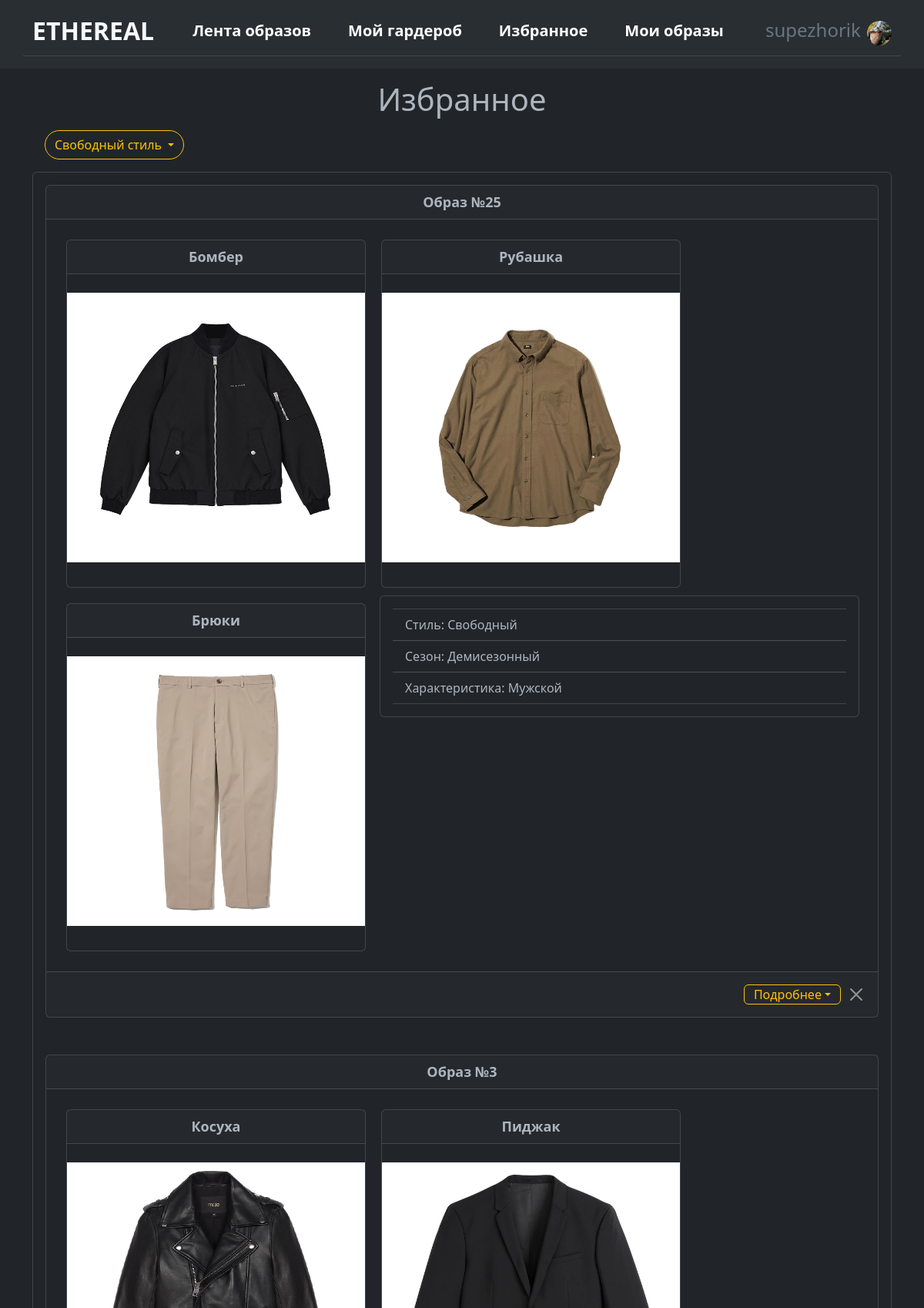
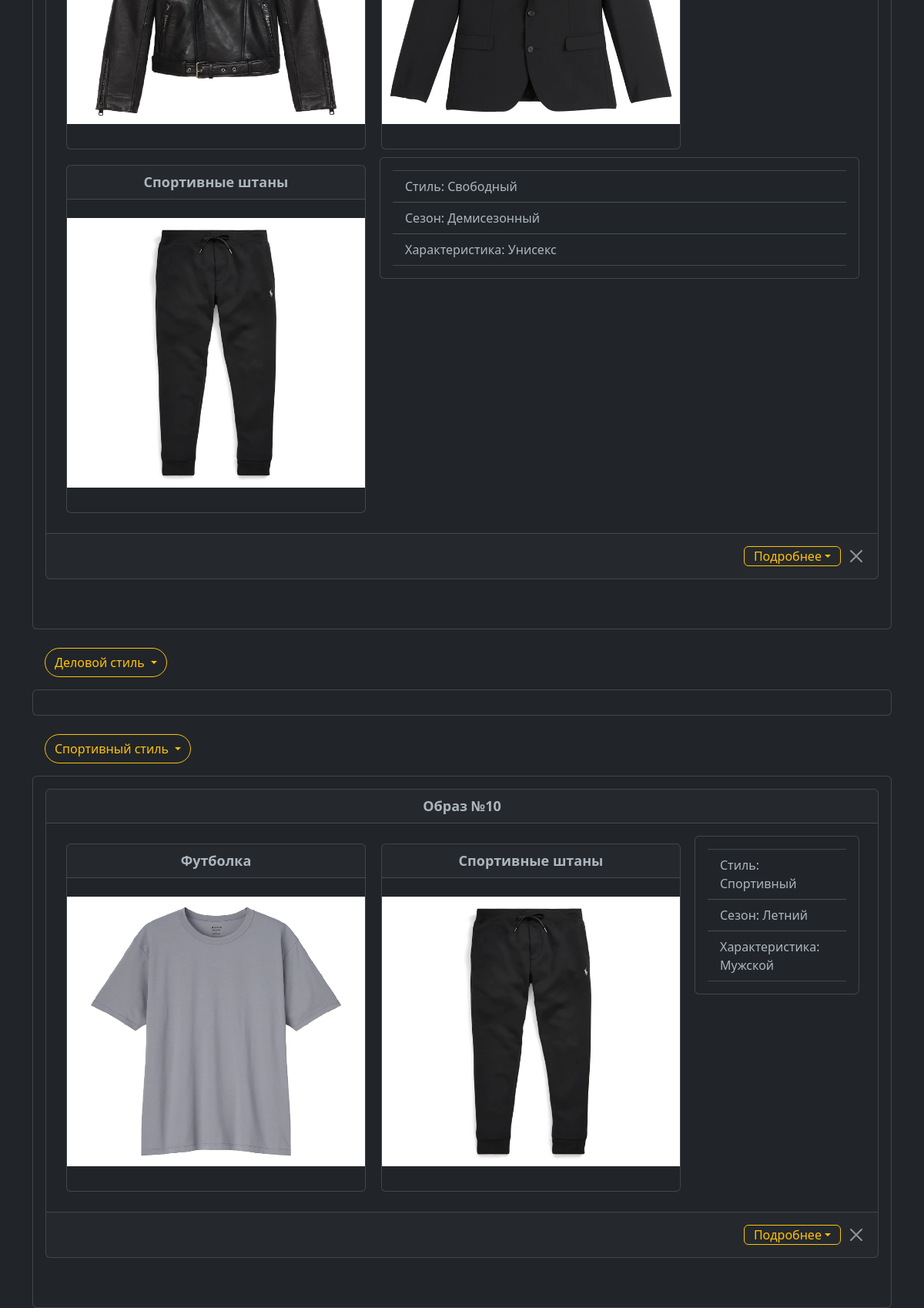
Page /favourite (signed in) on the committed database (2 pictures, top to bottom).
### data/users.py (models this page shows, shortened)
class Users(SqlAlchemyBase, UserMixin):
    __tablename__ = 'users'
    id = sqlalchemy.Column(sqlalchemy.Integer, primary_key=True, autoincrement=True)
    sex = sqlalchemy.Column(sqlalchemy.Integer, sqlalchemy.ForeignKey("sex.id"))
    nickname = sqlalchemy.Column(sqlalchemy.String)
    email = sqlalchemy.Column(sqlalchemy.String, index=True, unique=True)
    hashed_password = sqlalchemy.Column(sqlalchemy.String)
    image = sqlalchemy.Column(sqlalchemy.String, nullable=True)
    sex_ = orm.relationship("Sex", backref="users")
    favourite_looks = orm.relationship("Looks",
                             secondary="user_to_favourite_looks",
                             backref="user_looks")
    favourite_custom_looks = orm.relationship("CustomLooks",
                             secondary="user_to_favourite_custom_looks",
                             backref="user_custom")
    clothes = orm.relationship("Clothes",
                               secondary="user_to_clothes",
                               backref="user")

### data/looks.py (models this page shows)
class Looks(SqlAlchemyBase):
    __tablename__ = 'looks'
    id = sqlalchemy.Column(sqlalchemy.Integer, primary_key=True, autoincrement=True)
    style = sqlalchemy.Column(sqlalchemy.Integer, sqlalchemy.ForeignKey("style.id"))
    season = sqlalchemy.Column(sqlalchemy.Integer, sqlalchemy.ForeignKey("season.id"))
    sex = sqlalchemy.Column(sqlalchemy.Integer, sqlalchemy.ForeignKey("sex.id"))
    description = sqlalchemy.Column(sqlalchemy.String, nullable=True)
    styles = orm.relationship("Style", backref='looks')
    seasons = orm.relationship("Season", backref='looks')
    sex_ = orm.relationship("Sex", backref='looks')
    clothes = orm.relationship("Clothes",
                               secondary="look_to_clothes",
                               backref="look")

### data/clothes.py (models this page shows)
class Clothes(SqlAlchemyBase):
    __tablename__ = 'clothes'
    id = sqlalchemy.Column(sqlalchemy.Integer, primary_key=True, autoincrement=True)
    name = sqlalchemy.Column(sqlalchemy.String)
    type = sqlalchemy.Column(sqlalchemy.Integer, sqlalchemy.ForeignKey("type.id"))
    season = sqlalchemy.Column(sqlalchemy.Integer, sqlalchemy.ForeignKey("season.id"))
    image = sqlalchemy.Column(sqlalchemy.String, nullable=True)
    types = orm.relationship("Type", backref='clothes')
    seasons = orm.relationship("Season", backref='clothes')

### data/style.py (models this page shows)
class Style(SqlAlchemyBase):
    __tablename__ = 'style'
    id = sqlalchemy.Column(sqlalchemy.Integer, primary_key=True, autoincrement=True)
    style = sqlalchemy.Column(sqlalchemy.String)

### data/season.py (models this page shows)
class Season(SqlAlchemyBase):
    __tablename__ = 'season'
    id = sqlalchemy.Column(sqlalchemy.Integer, primary_key=True, autoincrement=True)
    season = sqlalchemy.Column(sqlalchemy.String)
    look_season = sqlalchemy.Column(sqlalchemy.String)

### data/sex.py (models this page shows)
class Sex(SqlAlchemyBase):
    __tablename__ = 'sex'
    id = sqlalchemy.Column(sqlalchemy.Integer, primary_key=True, autoincrement=True)
    sex = sqlalchemy.Column(sqlalchemy.String)

### data/custom_looks.py (models this page shows)
class CustomLooks(SqlAlchemyBase):
    __tablename__ = 'custom_looks'
    id = sqlalchemy.Column(sqlalchemy.Integer, primary_key=True, autoincrement=True)
    style = sqlalchemy.Column(sqlalchemy.Integer, sqlalchemy.ForeignKey("style.id"))
    season = sqlalchemy.Column(sqlalchemy.Integer, sqlalchemy.ForeignKey("season.id"))
    sex = sqlalchemy.Column(sqlalchemy.Integer, sqlalchemy.ForeignKey("sex.id"))
    description = sqlalchemy.Column(sqlalchemy.String, nullable=True)
    user = sqlalchemy.Column(sqlalchemy.Integer, sqlalchemy.ForeignKey("users.id"))
    styles = orm.relationship("Style", backref='custom_looks')
    seasons = orm.relationship("Season", backref='custom_looks')
    sex_ = orm.relationship("Sex", backref='custom_looks')
    users = orm.relationship("Users", backref='custom_looks')
    clothes = orm.relationship("Clothes",
                               secondary="custom_looks_to_clothes",
                               backref="custom_looks")

### main.py (the view)
@app.route('/favourite')
@login_required
def favourite():
    param = {}
    param['title'] = 'Избранное'
    param['casual'] = []
    param['business'] = []
    param['sportswear'] = []
    param['path'] = url_for('static', filename='img/clothes_def')
    session = db_session.create_session()
    favourites = session.get(Users, current_user.id).favourite_looks + session.get(Users, current_user.id).favourite_custom_looks
    for item in favourites:
        if item.style == 1:
            param['business'].append(item)
        elif item.style == 2:
            param['casual'].append(item)
        elif item.style == 3:
            param['sportswear'].append(item)
    return render_template('favourite.html', **param)

### data/db_session.py (called while the page is built)
def create_session() -> Session:
    global __factory
    return __factory()

### main.py (called while the page is built)
@login_manager.user_loader
def load_user(user_id):
    session = db_session.create_session()
    return session.get(Users, user_id)

### templates/favourite.html (shortened to what this page needs)
{% extends "base.html" %}
{% block content %}
<p>
<h1 class="text-center">Избранное</h1>
</p>
<div class="casual">
  <a class="btn btn-outline-warning rounded-pill dropdown-toggle mx-3" type="button" data-bs-toggle="collapse" data-bs-target="#casual" aria-expanded="false" aria-controls="casual">
    Свободный стиль
  </a>
  <div class="collapse show multi-collapse" id="casual">
    <div class="card card-body">
      <div class="card-container" style="display: flex; flex-wrap: wrap;">
      {% for item in casual%}
          <div class="card mb-5 w-100">
            <div class="card-header text-center" style="font-weight: bold; font-size: 18px; width: 100%;">Образ №{{item.id}}</div>
            <div class="card-body">
            <div class="card-container" style="display: flex; flex-wrap: wrap;">
            {% for clothes in item.clothes%}
                <div class="card" style="width: 389px; margin: 10px; overflow: hidden;">
                  <div class="card-header text-center" style="font-weight: bold; font-size: 18px;">{{clothes.name}}</div>
                  <img src="{{path}}/{{clothes.image}}" style="height: 350px; width: 400px; max-width: 100%;" class="mx-auto mt-4">
                  <div class="card-body">
                  </div>
                </div>
            {% endfor %}
              <div class="col">
                <div class="card card-body mx-2">
                  <ul class="list-group list-group-flush">
                      <li class="list-group-item">Стиль: {{item.styles.style}}</li>
                      <li class="list-group-item">Сезон: {{item.seasons.look_season}}</li>
                      <li class="list-group-item">Характеристика: {{item.sex_.sex}}</li>
                  </ul>
                </div>
              </div>
            </div>
            </div>
            {% if item.user_custom %}
                {% set type = 'custom_looks' %}
            {% else %}
                {% set type = 'looks' %}
            {% endif %}
            <div class="card-footer d-flex align-items-center justify-content-end">
                <button class="btn btn-outline-warning dropdown-toggle py-0 me-2 my-2" data-bs-toggle="collapse" data-bs-target="#item_{{item.id}}" aria-expanded="false" aria-controls="item_{{item.id}}">Подробнее</button>
                <a class="btn-close" type="button" href="/delete_favourite/{{type}}/{{ item.id }}"></a>
            </div>
            </div>
      {% endfor %}
      </div>
    </div>
  </div>
</div>
<br>
<div class="business">
  <a class="btn btn-outline-warning rounded-pill dropdown-toggle mx-3" type="button" data-bs-toggle="collapse" data-bs-target="#business" aria-expanded="false" aria-controls="business">
    Деловой стиль
  </a>
  <div class="collapse show multi-collapse" id="business">
    <div class="card card-body">
    </div>
  </div>
</div>
<br>
<div class="sportswear">
  <a class="btn btn-outline-warning rounded-pill dropdown-toggle mx-3" type="button" data-bs-toggle="collapse" data-bs-target="#sportswear" aria-expanded="false" aria-controls="sportswear">
    Спортивный стиль
  </a>
  <div class="collapse show multi-collapse" id="sportswear">
    <div class="card card-body">
      <div class="card-container" style="display: flex; flex-wrap: wrap;">
      {% for item in sportswear%}
          <div class="card mb-5 w-100">
            <div class="card-header text-center" style="font-weight: bold; font-size: 18px; width: 100%;">Образ №{{item.id}}</div>
            <div class="card-body">
            <div class="card-container" style="display: flex; flex-wrap: wrap;">
            {% for clothes in item.clothes%}
                <div class="card" style="width: 389px; margin: 10px; overflow: hidden;">
                  <div class="card-header text-center" style="font-weight: bold; font-size: 18px;">{{clothes.name}}</div>
                  <img src="{{path}}/{{clothes.image}}" style="height: 350px; width: 400px; max-width: 100%;" class="mx-auto mt-4">
                  <div class="card-body">
                  </div>
                </div>
            {% endfor %}
              <div class="col">
                <div class="card card-body mx-2">
                  <ul class="list-group list-group-flush">
                      <li class="list-group-item">Стиль: {{item.styles.style}}</li>
                      <li class="list-group-item">Сезон: {{item.seasons.look_season}}</li>
                      <li class="list-group-item">Характеристика: {{item.sex_.sex}}</li>
                  </ul>
                </div>
              </div>
            </div>
            </div>
            {% if item.user_custom %}
                {% set type = 'custom_looks' %}
            {% else %}
                {% set type = 'looks' %}
            {% endif %}
            <div class="card-footer d-flex align-items-center justify-content-end">
                <button class="btn btn-outline-warning dropdown-toggle py-0 me-2 my-2" data-bs-toggle="collapse" data-bs-target="#item_{{item.id}}" aria-expanded="false" aria-controls="item_{{item.id}}">Подробнее</button>
                <a class="btn-close" type="button" href="/delete_favourite/{{type}}/{{ item.id }}"></a>
            </div>
            </div>
      {% endfor %}
      </div>
    </div>
  </div>
</div>
{% endblock %}

### templates/base.html (shortened to what this page needs)
<!doctype html>
<html lang="en" data-bs-theme="dark">
<head>
    <link href="https://cdn.jsdelivr.net/npm/bootstrap@5.3.0-alpha1/dist/css/bootstrap.min.css"
          rel="stylesheet">
    <link rel="stylesheet" href="/static/css/style.css">
</head>
<body>
<header class="p-3 " style="background-color: #292e33;">
    <div class="container border-bottom border-secondary-subtle">
      <div class="d-flex flex-wrap align-items-center justify-content-center mb-2">
        <a href="/" class="d-flex align-items-center mb-3 mb-md-0 me-md-auto link-light text-decoration-none">
        <span class="fs-2 fw-bold text-uppercase">Ethereal</span>
        </a>
        {% if current_user.is_authenticated %}
            <ul class="nav col-12 col-lg-auto me-lg-auto mb-2 justify-content-center mb-md-0 fs-5 fw-semibold">
              <li><a href="/looks_feed" class="nav-link px-4 text-white">Лента образов</a></li>
              <li><a href="/wardrobe" class="nav-link px-4 text-white">Мой гардероб</a></li>
              <li><a href="/favourite" class="nav-link px-4 text-white">Избранное</a></li>
              <li><a href="/looks" class="nav-link px-4 text-white">Мои образы</a></li>
            </ul>
        {% endif %}
            <div class="text-end">
              {% if current_user.is_authenticated %}
                    <div class="dropdown text-end">
                        <a href="#" class="d-block link-secondary text-decoration-none" data-bs-toggle="dropdown" aria-expanded="false">
                            <span class="fs-4 mx-1">{{ current_user.nickname }}</span>
                            <img src="/static/img/avatars/image{{ current_user.id }}.png" alt="mdo" width="32" height="32" class="rounded-circle">
                        </a>
                    </div>
              {% else %}
                    <a type="button" class="btn btn-outline-light me-2" href="/login">Войти</a>
                    <a type="button" class="btn btn-outline-warning" href="/register">Зарегистрироваться</a>
              {% endif %}
            </div>
        </div>
        </div>
</header>
<main role="main" class="container">
    {% block content %}{% endblock %}
</main>

### rows in the picture
Users: nickname "supezhorik"
Looks: id "25", styles.style "Свободный", seasons.look_season "Демисезонный", sex_.sex "Мужской"
Clothes: name "Бомбер", image (picture)
Clothes: name "Рубашка", image (picture)
Clothes: name "Брюки", image (picture)
CustomLooks: id "3", styles.style "Свободный", seasons.look_season "Демисезонный", sex_.sex "Унисекс"
Clothes: name "Косуха", image (picture)
Clothes: name "Пиджак", image (picture)
Clothes: name "Спортивные штаны", image (picture)
Looks: id "10", styles.style "Спортивный", seasons.look_season "Летний", sex_.sex "Мужской"
Clothes: name "Футболка", image (picture)
